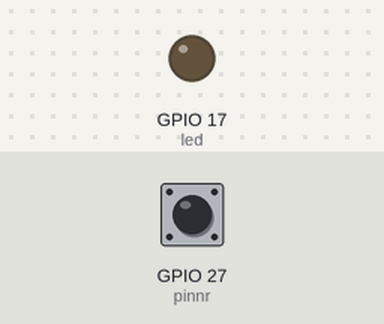
The program below on a simulated Raspberry Pi (BCM pin numbers). On the bench: output pins drawn as LEDs (lit = HIGH). Inputs (shaded band) come from the test bench; at power-on: GPIO 27 (pinnr) LOW.

Above: at 1.2 s.
1.3 s: GPIO 27 (pinnr) pulled HIGH for 3.2 s
At 5.9 s:
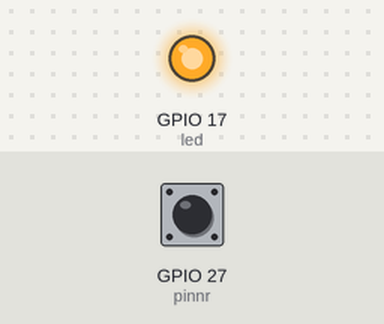
6.3 s: GPIO 27 (pinnr) pulled HIGH for 0.15 s
At 7.4 s:
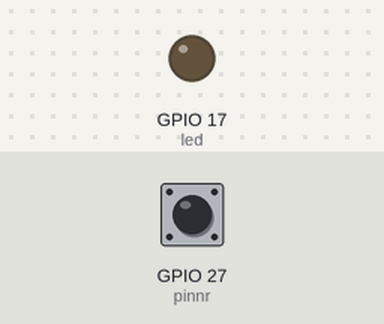
Timing chart, 0 to 9.3 s (numbered marks = the images above; inputs shaded):
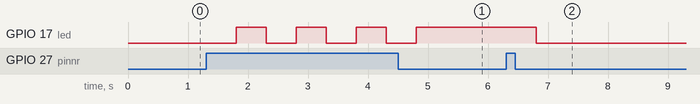

Measured:
- after the input at 1.3 s, GPIO 17 (led): alternates HIGH for 0.50 s and LOW for 0.50 s, 7 changes in all, then stays HIGH, starting after 0.50 s
- after the input at 6.3 s, GPIO 17 (led): HIGH → LOW after 0.50 s

The program:

her1.py
```python
import RPi.GPIO as GPIO
import time

led=17
pinnr=27
counter=0

GPIO.setmode(GPIO.BCM)
GPIO.setup(led,GPIO.OUT)
GPIO.setup(pinnr, GPIO.IN, pull_up_down=GPIO.PUD_DOWN)

while True:
	if GPIO.input(pinnr):
	#	print("on")
		time.sleep(0.5)
		counter+=1
	if counter == 1:
		GPIO.output(led,True)
	if counter > 1:
		counter=0
	if counter == 0:
	#	time.sleep(1)
		GPIO.output(led,False)
	#time.sleep(1)
```
